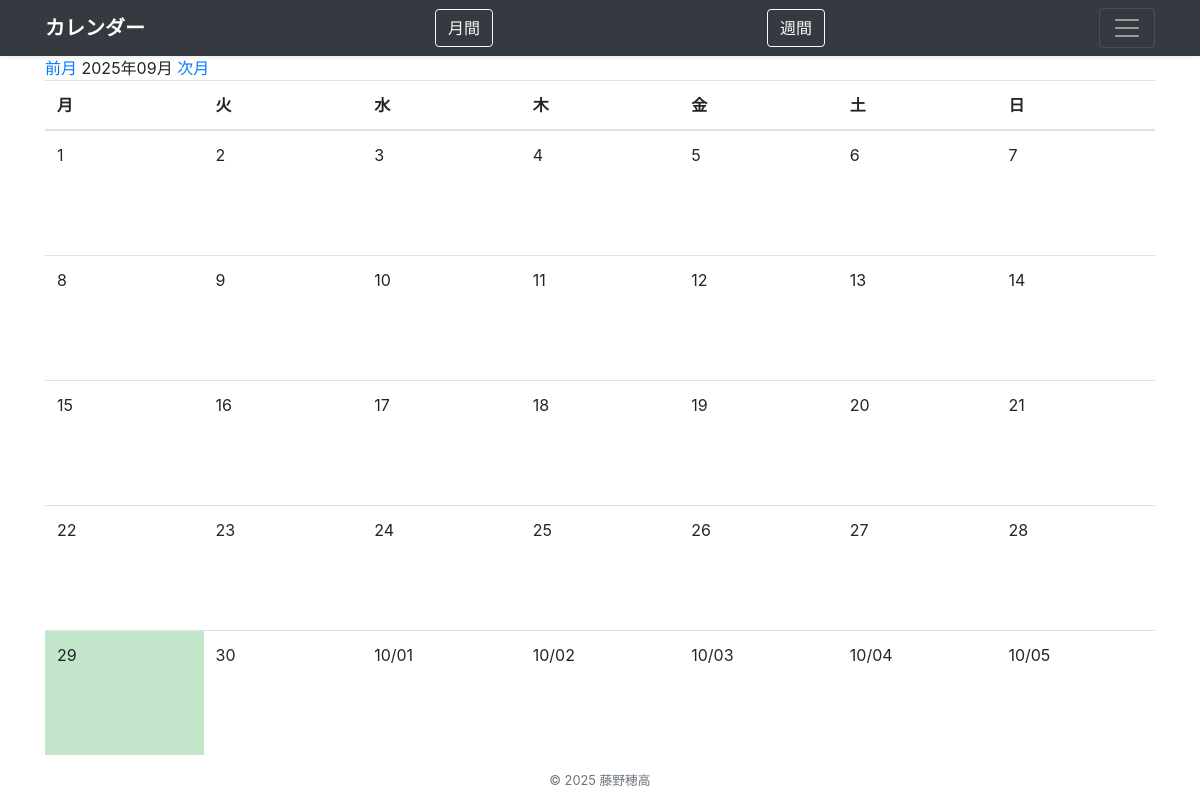
Before: /month_with_schedule/ with the older database file.
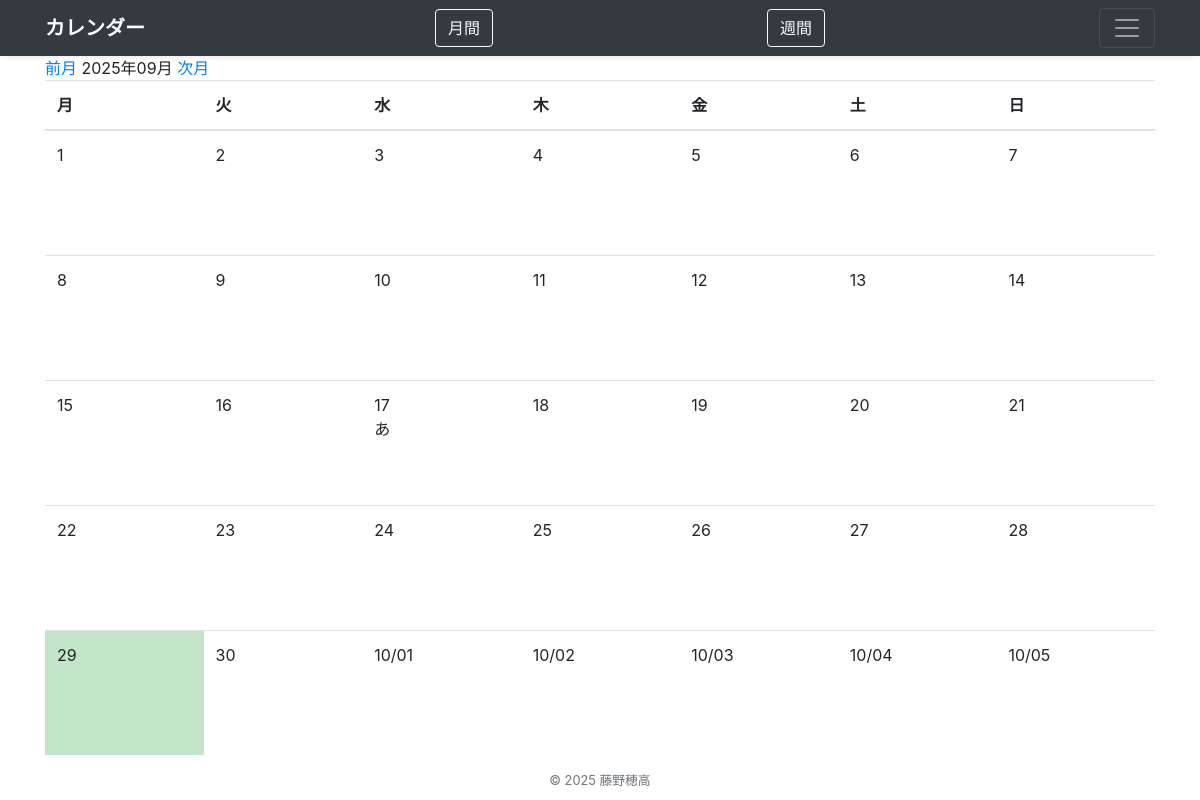
After: the same page with the newer database file.
### scheduleapp/models.py (models this page shows, shortened)
class Schedule(models.Model):
    summary = models.CharField('概要', max_length=50)
    description = models.TextField('詳細な説明', blank=True)
    start_time = models.TimeField('開始時間', default=datetime.time(7, 0, 0))
    end_time = models.TimeField('終了時間', default=datetime.time(7, 0, 0))
    date = models.DateField('日付')
    created_at = models.DateTimeField('作成日', default=timezone.now)

### scheduleapp/views.py (the view)
# urls.py: path('month_with_schedule/',views.MonthWithScheduleCalendar.as_view(), name='month_with_schedule'
class MonthWithScheduleCalendar(mixins.MonthWithScheduleMixin, generic.TemplateView):
    template_name = 'month_with_schedule.html'
    model = Schedule
    date_field = 'date'
    def get_context_data(self, **kwargs):
        context = super().get_context_data(**kwargs)
        calendar_context = self.get_month_calendar()
        context.update(calendar_context)
        return context

### scheduleapp/mixins.py (called while the page is built)
    def setup_calendar(self):
        self._calendar = calendar.Calendar(self.first_weekday)

    def get_week_names(self):
        week_names = deque(self.week_names)
        week_names.rotate(-self.first_weekday)  # リスト内の要素を右に1つずつ移動...なんてときは、dequeを使うと中々面白いです
        return week_names

    def get_previous_month(self, date):
        if date.month == 1:
            return date.replace(year=date.year-1, month=12, day=1)
        else:
            return date.replace(month=date.month-1, day=1)

    def get_next_month(self, date):
        if date.month == 12:
            return date.replace(year=date.year+1, month=1, day=1)
        else:
            return date.replace(month=date.month+1, day=1)

    def get_month_days(self, date):
        return self._calendar.monthdatescalendar(date.year, date.month)

    def get_current_month(self):
        month = self.kwargs.get('month')
        year = self.kwargs.get('year')
        if month and year:
            month = datetime.date(year=int(year), month=int(month), day=1)
        else:
            month = datetime.date.today().replace(day=1)
        return month

    def get_month_calendar(self):
        self.setup_calendar()
        current_month = self.get_current_month()
        calendar_data = {
            'now': datetime.date.today(),
            'month_days': self.get_month_days(current_month),
            'month_current': current_month,
            'month_previous': self.get_previous_month(current_month),
            'month_next': self.get_next_month(current_month),
            'week_names': self.get_week_names(),
        }
        return calendar_data

    def get_month_schedules(self, start, end, days):
        lookup = {
            '{}__range'.format(self.date_field): (start, end)
        }
        queryset = self.model.objects.filter(**lookup)
        day_schedules = {day: [] for week in days for day in week}
        for schedule in queryset:
            schedule_date = getattr(schedule, self.date_field)
            day_schedules[schedule_date].append(schedule)
        size = len(day_schedules)
        return [{key: day_schedules[key] for key in itertools.islice(day_schedules, i, i+7)} for i in range(0, size, 7)]

### scheduleapp/templates/month_with_schedule.html (shortened to what this page needs)
{% extends 'base.html' %}
{% block content %}
    <a href="{% url 'scheduleapp:month_with_schedule' month_previous.year month_previous.month %}">前月</a>
    {{ month_current | date:"Y年m月" }}
    <a href="{% url 'scheduleapp:month_with_schedule' month_next.year month_next.month %}">次月</a>
    <table class="table">
        <thead>
        <tr>
            {% for w in week_names %}
                <th>{{ w }}</th>
            {% endfor %}
        </tr>
        </thead>
        <tbody>
        {% for week_day_schedles in month_day_schedules %}
            <tr>
                {% for day, schedules in week_day_schedles.items %}
                    {% if now == day %}
                        <td class="table-success">
                            {% else %}
                        <td>
                    {% endif %}
                <div>
                    {% if month_current.month != day.month %}
                        {{ day | date:"m/d" }}
                    {% else %}
                        {{ day.day }}
                    {% endif %}
                    {% for schedule in schedules %}
                        <p>{{ schedule.summary }}</p>
                    {% endfor %}
                </div>
                </td>
                {% endfor %}
            </tr>
        {% endfor %}
        </tbody>
    </table>
{% endblock %}

### scheduleapp/templates/base.html (shortened to what this page needs)
{% load static %}
<!doctype html>
<html lang="ja">
<head>
    <link rel="stylesheet" href="https://stackpath.bootstrapcdn.com/bootstrap/4.2.1/css/bootstrap.min.css"
>
</head>
<header>
  <div class="navbar navbar-dark bg-dark shadow-sm">
    <div class="container">
      <a href="{% url 'scheduleapp:month' %}" class="navbar-brand d-flex align-items-center">
        <strong>カレンダー</strong>
      </a>
      {% if user.is_authenticated %}
      <a href="{% url 'scheduleapp:month' %}" class="btn btn-outline-light">月間</a>
      <a href="{% url 'scheduleapp:week_with_schedule' %}" class="btn btn-outline-light">週間</a>
      <a href="{% url 'scheduleapp:month_with_forms' %}" class="btn btn-outline-light">簡易予定</a>
      <a href="{% url 'scheduleapp:mycalendar' %}" class="btn btn-outline-light">詳細予定</a>
      {% else %}
      <a href="{% url 'scheduleapp:month' %}" class="btn btn-outline-light">月間</a>
      <a href="{% url 'scheduleapp:week' %}" class="btn btn-outline-light">週間</a>
      {% endif %}
      <button class="navbar-toggler" type="button" data-bs-toggle="collapse" data-bs-target="#navbarHeader" aria-controls="navbarHeader" aria-expanded="false" aria-label="Toggle navigation">
        <span class="navbar-toggler-icon"></span>
      </button>
    </div>
  </div>
</header>
<body>
<div class="container" mt-3>
    {% block content %}{% endblock %}
</div>
<footer>
  <div class="small text-center text-muted fst-italic">&copy; 2025 藤野穂高</div>
</footer>
</body>
</html>

### scheduleapp/templates/month_with_schedule.html (style rules this page uses)
table { table-layout: fixed; }
td > div { height: 100px; overflow: hidden; white-space: nowrap; }

Changed rows visible on the page:
added Schedule: day "17", summary "あ"
Other visible differences:
list line gone: "17"
